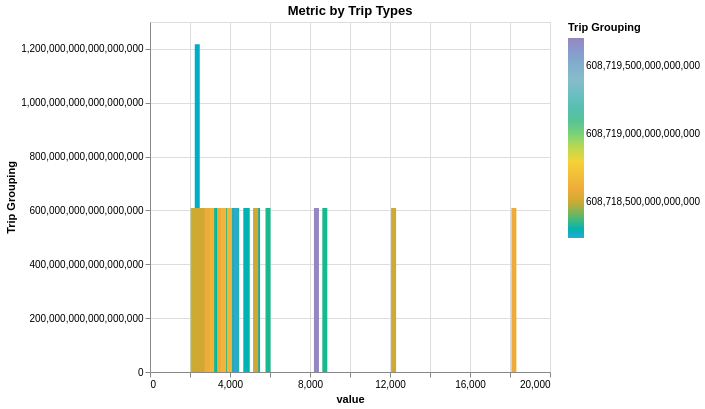

Notebook source saved alongside this figure:
### Code cell
metrics_list = summary_melt["Metric"].unique().tolist()

metrics_dropdown = alt.binding_select(
        options=metrics_list,
        name="Metrics: ",
    )
    # Column that controls the bar charts
xcol_param = alt.selection_point(
        fields=["Metric"], value=metrics_list[0], bind=metrics_dropdown
    )

chart = (alt.Chart(summary_melt, title="Metric by Trip Types")
        .mark_bar()
        .encode(
            x=alt.X("value"),
            y=alt.Y("Trip Grouping"),
            color=alt.Color("Trip Grouping",
                                  scale=alt.Scale(
                                      range=cp.CALITP_CATEGORY_BRIGHT_COLORS))
        ).properties(width=400, height=350)
    ).add_params(xcol_param).transform_filter(xcol_param)

display(HTML("""
<style>
form.vega-bindings {
  position: absolute;
  left: 0px;
  top: -0px;
}
</style>
"""))

(chart)

### Figure 1 — Vega-Lite specification as saved in the notebook (floating-point values rounded to 4 significant figures; data arrays with more than 128 entries replaced by an {"elided": "..."} marker saying what was removed)
{"config": {"view": {"continuousWidth": 300, "continuousHeight": 300}}, "data": {"name": "data-c8c376cc7b3f2ccb34b9580e4bafd803"}, "mark": {"type": "bar"}, "encoding": {"color": {"field": "Trip Grouping", "scale": {"range": ["#2EA8CE", "#EB9F3C", "#F4D837", "#51BF9D", "#8CBCCB", "#9487C0"]}, "type": "quantitative"}, "x": {"field": "value", "type": "quantitative"}, "y": {"field": "Trip Grouping", "type": "quantitative"}}, "height": 350, "params": [{"name": "param_1", "select": {"type": "point", "fields": ["Metric"]}, "bind": {"input": "select", "options": ["Total Trips", "N Auto Trips", "Pct Auto Trips", "N Tranist Trips", "Pct Transit Trips", "N Walking Trips", "Pct Walking Trips", "Auto Mean Minutes", "Auto Median Minutes", "Auto Max Minutes", "Auto Mean Miles", "Auto Median Miles", "Auto Max Miles", "Transit Mean Minutes", "Transit Median Minutes", "Transit Max Minutes", "Transit Mean Miles", "Transit Median Miles", "Transit Max Miles", "Walking Mean Minutes", "Walking Median Minutes", "Walking Max Minutes", "Walking Mean Miles", "Walking Median Miles", "Walking Max Miles"], "name": "Metrics: "}, "value": "Total Trips"}], "title": "Metric by Trip Types", "transform": [{"filter": {"param": "param_1"}}], "width": 400, "$schema": "https://vega.github.io/schema/vega-lite/v5.20.1.json", "datasets": {"data-c8c376cc7b3f2ccb34b9580e4bafd803": {"elided": "1250 records"}}}
